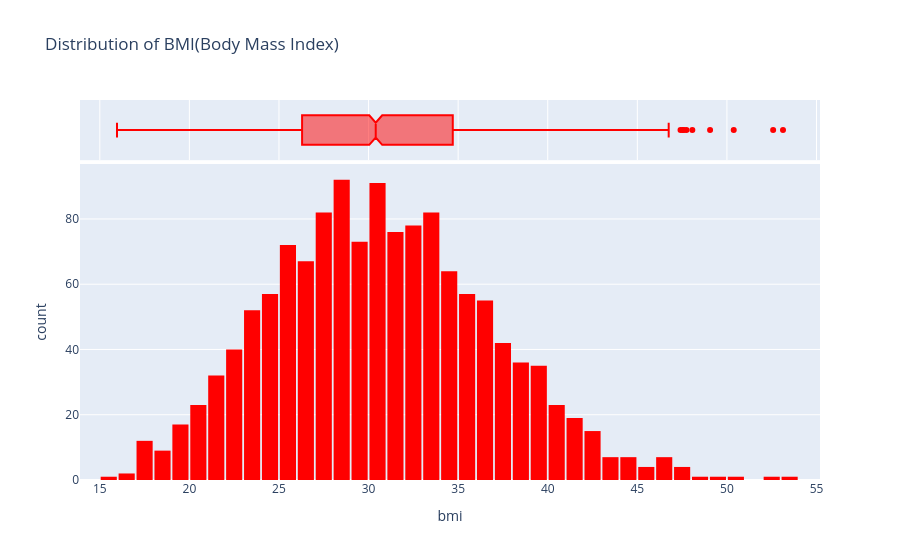

Here is the notebook cell this chart was saved with:
### Code cell
fig = px.histogram(medical_df,
                   x='bmi',
                   marginal='box',
                   color_discrete_sequence =['red'],
                   title = 'Distribution of BMI(Body Mass Index)')
fig.update_layout(bargap=0.1)
fig.show()

### Figure 1 — Plotly figure (JSON) as saved in the notebook; plotly's stock layout.template omitted (floating-point values rounded to 4 significant figures; data arrays with more than 128 entries replaced by an {"elided": "..."} marker saying what was removed)
{"data": [{"bingroup": "x", "hovertemplate": "bmi=%{x}<br>count=%{y}<extra></extra>", "legendgroup": "", "marker": {"color": "red", "pattern": {"shape": ""}}, "name": "", "orientation": "v", "showlegend": false, "type": "histogram", "x": {"elided": "1338 float values"}, "xaxis": "x", "yaxis": "y"}, {"hovertemplate": "bmi=%{x}<extra></extra>", "legendgroup": "", "marker": {"color": "red"}, "name": "", "notched": true, "showlegend": false, "type": "box", "x": {"elided": "1338 float values"}, "xaxis": "x2", "yaxis": "y2"}], "layout": {"bargap": 0.1, "barmode": "relative", "legend": {"tracegroupgap": 0}, "title": {"text": "Distribution of BMI(Body Mass Index)"}, "xaxis": {"anchor": "y", "domain": [0, 1], "title": {"text": "bmi"}}, "xaxis2": {"anchor": "y2", "domain": [0, 1], "matches": "x", "showgrid": true, "showticklabels": false}, "yaxis": {"anchor": "x", "domain": [0, 0.8316], "title": {"text": "count"}}, "yaxis2": {"anchor": "x2", "domain": [0.8416, 1], "matches": "y2", "showgrid": false, "showline": false, "showticklabels": false, "ticks": ""}}}
